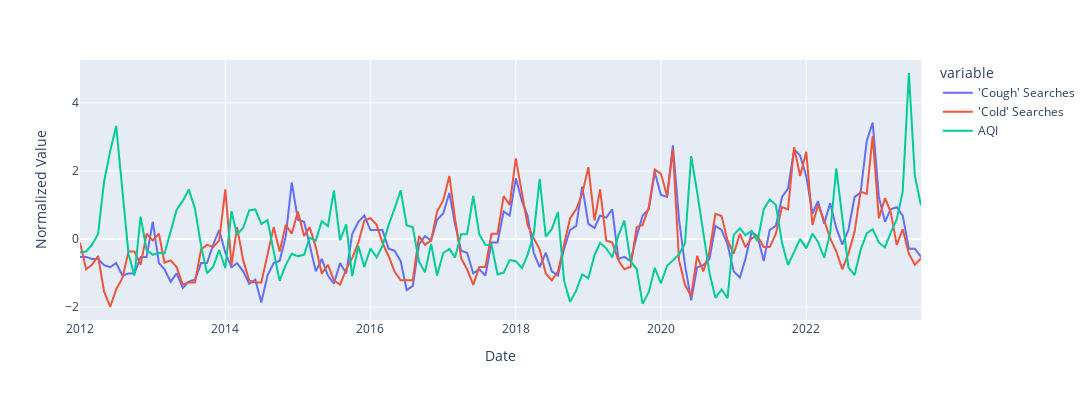

The code cell stored with this chart in its notebook:
### Code cell
fig = px.line(df_melted.loc[df_melted['variable']!='Flu Cases'], x='Date', y='Normalized Value',color='variable',width=1200,height=400)
fig.show()

### Figure 1 — Plotly figure (JSON) as saved in the notebook; plotly's stock layout.template omitted (floating-point values rounded to 4 significant figures; data arrays with more than 128 entries replaced by an {"elided": "..."} marker saying what was removed)
{"data": [{"hovertemplate": "variable='Cough' Searches<br>Date=%{x}<br>Normalized Value=%{y}<extra></extra>", "legendgroup": "'Cough' Searches", "line": {"color": "#636efa", "dash": "solid"}, "marker": {"symbol": "circle"}, "mode": "lines", "name": "'Cough' Searches", "orientation": "v", "showlegend": true, "type": "scatter", "x": {"elided": "140 str values"}, "xaxis": "x", "y": {"elided": "140 float values"}, "yaxis": "y"}, {"hovertemplate": "variable='Cold' Searches<br>Date=%{x}<br>Normalized Value=%{y}<extra></extra>", "legendgroup": "'Cold' Searches", "line": {"color": "#EF553B", "dash": "solid"}, "marker": {"symbol": "circle"}, "mode": "lines", "name": "'Cold' Searches", "orientation": "v", "showlegend": true, "type": "scatter", "x": {"elided": "140 str values"}, "xaxis": "x", "y": {"elided": "140 float values"}, "yaxis": "y"}, {"hovertemplate": "variable=AQI<br>Date=%{x}<br>Normalized Value=%{y}<extra></extra>", "legendgroup": "AQI", "line": {"color": "#00cc96", "dash": "solid"}, "marker": {"symbol": "circle"}, "mode": "lines", "name": "AQI", "orientation": "v", "showlegend": true, "type": "scatter", "x": {"elided": "140 str values"}, "xaxis": "x", "y": {"elided": "140 float values"}, "yaxis": "y"}], "layout": {"height": 400, "legend": {"title": {"text": "variable"}, "tracegroupgap": 0}, "margin": {"t": 60}, "width": 1200, "xaxis": {"anchor": "y", "domain": [0, 1], "title": {"text": "Date"}}, "yaxis": {"anchor": "x", "domain": [0, 1], "title": {"text": "Normalized Value"}}}}
